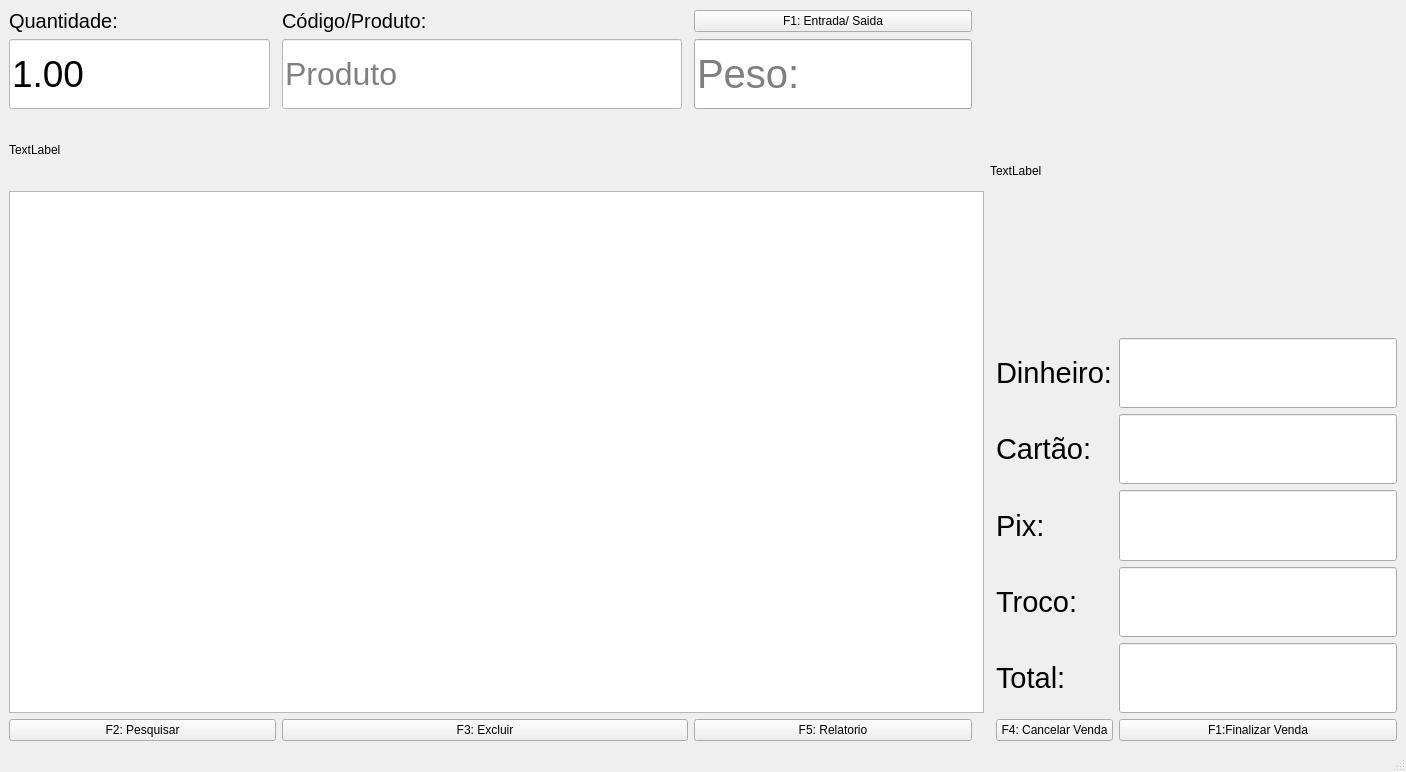
<?xml version="1.0" encoding="UTF-8"?>
<ui version="4.0">
 <class>MainWindow</class>
 <widget class="QMainWindow" name="MainWindow">
  <property name="geometry">
   <rect>
    <x>0</x>
    <y>0</y>
    <width>1406</width>
    <height>772</height>
   </rect>
  </property>
  <property name="windowTitle">
   <string>MainWindow</string>
  </property>
  <widget class="QWidget" name="centralwidget">
   <layout class="QGridLayout" name="gridLayout_2">
    <item row="0" column="0">
     <layout class="QGridLayout" name="gridLayout">
      <property name="sizeConstraint">
       <enum>QLayout::SetMinimumSize</enum>
      </property>
      <item row="9" column="8">
       <widget class="QLabel" name="label_4">
        <property name="font">
         <font>
          <pointsize>22</pointsize>
         </font>
        </property>
        <property name="text">
         <string>Total:</string>
        </property>
       </widget>
      </item>
      <item row="10" column="8">
       <widget class="QPushButton" name="cancelar">
        <property name="text">
         <string>F4: Cancelar Venda</string>
        </property>
       </widget>
      </item>
      <item row="8" column="8">
       <widget class="QLabel" name="label_5">
        <property name="font">
         <font>
          <pointsize>22</pointsize>
         </font>
        </property>
        <property name="text">
         <string>Troco:</string>
        </property>
       </widget>
      </item>
      <item row="6" column="8">
       <widget class="QLabel" name="label_7">
        <property name="font">
         <font>
          <pointsize>22</pointsize>
         </font>
        </property>
        <property name="text">
         <string>Cartão:</string>
        </property>
       </widget>
      </item>
      <item row="5" column="9">
       <widget class="QLineEdit" name="valor_dinheiro">
        <property name="sizePolicy">
         <sizepolicy hsizetype="Expanding" vsizetype="Preferred">
          <horstretch>0</horstretch>
          <verstretch>0</verstretch>
         </sizepolicy>
        </property>
        <property name="font">
         <font>
          <pointsize>30</pointsize>
         </font>
        </property>
       </widget>
      </item>
      <item row="2" column="0" colspan="3">
       <widget class="QLabel" name="label_9">
        <property name="text">
         <string>TextLabel</string>
        </property>
       </widget>
      </item>
      <item row="10" column="2" colspan="2">
       <widget class="QPushButton" name="excluir">
        <property name="text">
         <string>F3: Excluir</string>
        </property>
       </widget>
      </item>
      <item row="1" column="0">
       <widget class="QLineEdit" name="quantidade">
        <property name="sizePolicy">
         <sizepolicy hsizetype="MinimumExpanding" vsizetype="Minimum">
          <horstretch>0</horstretch>
          <verstretch>0</verstretch>
         </sizepolicy>
        </property>
        <property name="minimumSize">
         <size>
          <width>3</width>
          <height>0</height>
         </size>
        </property>
        <property name="baseSize">
         <size>
          <width>0</width>
          <height>0</height>
         </size>
        </property>
        <property name="font">
         <font>
          <pointsize>28</pointsize>
         </font>
        </property>
        <property name="styleSheet">
         <string notr="true">background-color: rgb(255, 255, 255);</string>
        </property>
        <property name="text">
         <string>1.00</string>
        </property>
        <property name="placeholderText">
         <string/>
        </property>
       </widget>
      </item>
      <item row="8" column="9">
       <widget class="QLineEdit" name="valor_troco">
        <property name="sizePolicy">
         <sizepolicy hsizetype="Expanding" vsizetype="Preferred">
          <horstretch>0</horstretch>
          <verstretch>0</verstretch>
         </sizepolicy>
        </property>
        <property name="font">
         <font>
          <pointsize>30</pointsize>
         </font>
        </property>
       </widget>
      </item>
      <item row="10" column="0" colspan="2">
       <widget class="QPushButton" name="pesquisar">
        <property name="text">
         <string>F2: Pesquisar</string>
        </property>
       </widget>
      </item>
      <item row="0" column="7" rowspan="5" colspan="3">
       <widget class="QLabel" name="label_3">
        <property name="text">
         <string>TextLabel</string>
        </property>
       </widget>
      </item>
      <item row="7" column="8">
       <widget class="QLabel" name="label_6">
        <property name="font">
         <font>
          <pointsize>22</pointsize>
         </font>
        </property>
        <property name="text">
         <string>Pix:</string>
        </property>
       </widget>
      </item>
      <item row="5" column="8">
       <widget class="QLabel" name="label_8">
        <property name="font">
         <font>
          <pointsize>22</pointsize>
         </font>
        </property>
        <property name="text">
         <string>Dinheiro:</string>
        </property>
       </widget>
      </item>
      <item row="0" column="4">
       <widget class="QPushButton" name="entrada">
        <property name="text">
         <string>F1: Entrada/ Saida</string>
        </property>
       </widget>
      </item>
      <item row="6" column="9">
       <widget class="QLineEdit" name="valor_cart">
        <property name="sizePolicy">
         <sizepolicy hsizetype="Expanding" vsizetype="Preferred">
          <horstretch>0</horstretch>
          <verstretch>0</verstretch>
         </sizepolicy>
        </property>
        <property name="font">
         <font>
          <pointsize>30</pointsize>
         </font>
        </property>
       </widget>
      </item>
      <item row="3" column="0" rowspan="7" colspan="7">
       <widget class="QTableWidget" name="lista_vendas"/>
      </item>
      <item row="10" column="9">
       <widget class="QPushButton" name="relatorio_2">
        <property name="text">
         <string>F1:Finalizar Venda</string>
        </property>
       </widget>
      </item>
      <item row="10" column="4">
       <widget class="QPushButton" name="relatorio">
        <property name="text">
         <string>F5: Relatorio</string>
        </property>
       </widget>
      </item>
      <item row="0" column="2" colspan="2">
       <widget class="QLabel" name="label_2">
        <property name="font">
         <font>
          <pointsize>15</pointsize>
         </font>
        </property>
        <property name="text">
         <string>Código/Produto:</string>
        </property>
       </widget>
      </item>
      <item row="7" column="9">
       <widget class="QLineEdit" name="valor_pix">
        <property name="sizePolicy">
         <sizepolicy hsizetype="Expanding" vsizetype="Preferred">
          <horstretch>0</horstretch>
          <verstretch>0</verstretch>
         </sizepolicy>
        </property>
        <property name="font">
         <font>
          <pointsize>30</pointsize>
         </font>
        </property>
       </widget>
      </item>
      <item row="1" column="2">
       <widget class="QLineEdit" name="pesq_Produt">
        <property name="sizePolicy">
         <sizepolicy hsizetype="MinimumExpanding" vsizetype="Minimum">
          <horstretch>0</horstretch>
          <verstretch>0</verstretch>
         </sizepolicy>
        </property>
        <property name="minimumSize">
         <size>
          <width>400</width>
          <height>0</height>
         </size>
        </property>
        <property name="font">
         <font>
          <pointsize>24</pointsize>
         </font>
        </property>
        <property name="styleSheet">
         <string notr="true">background-color: rgb(255, 255, 255);</string>
        </property>
        <property name="text">
         <string/>
        </property>
        <property name="placeholderText">
         <string>Produto</string>
        </property>
       </widget>
      </item>
      <item row="9" column="9">
       <widget class="QLineEdit" name="valor_total">
        <property name="sizePolicy">
         <sizepolicy hsizetype="Expanding" vsizetype="Preferred">
          <horstretch>0</horstretch>
          <verstretch>0</verstretch>
         </sizepolicy>
        </property>
        <property name="font">
         <font>
          <pointsize>30</pointsize>
         </font>
        </property>
        <property name="readOnly">
         <bool>true</bool>
        </property>
       </widget>
      </item>
      <item row="0" column="0" colspan="2">
       <widget class="QLabel" name="label">
        <property name="font">
         <font>
          <pointsize>15</pointsize>
         </font>
        </property>
        <property name="styleSheet">
         <string notr="true"/>
        </property>
        <property name="text">
         <string>Quantidade:</string>
        </property>
       </widget>
      </item>
      <item row="1" column="4">
       <widget class="QLineEdit" name="lineEdit">
        <property name="sizePolicy">
         <sizepolicy hsizetype="Expanding" vsizetype="Preferred">
          <horstretch>0</horstretch>
          <verstretch>0</verstretch>
         </sizepolicy>
        </property>
        <property name="font">
         <font>
          <pointsize>30</pointsize>
         </font>
        </property>
        <property name="placeholderText">
         <string>Peso:</string>
        </property>
       </widget>
      </item>
     </layout>
    </item>
   </layout>
  </widget>
  <widget class="QMenuBar" name="menubar">
   <property name="geometry">
    <rect>
     <x>0</x>
     <y>0</y>
     <width>1406</width>
     <height>21</height>
    </rect>
   </property>
  </widget>
  <widget class="QStatusBar" name="statusbar"/>
 </widget>
 <resources/>
 <connections/>
</ui>
